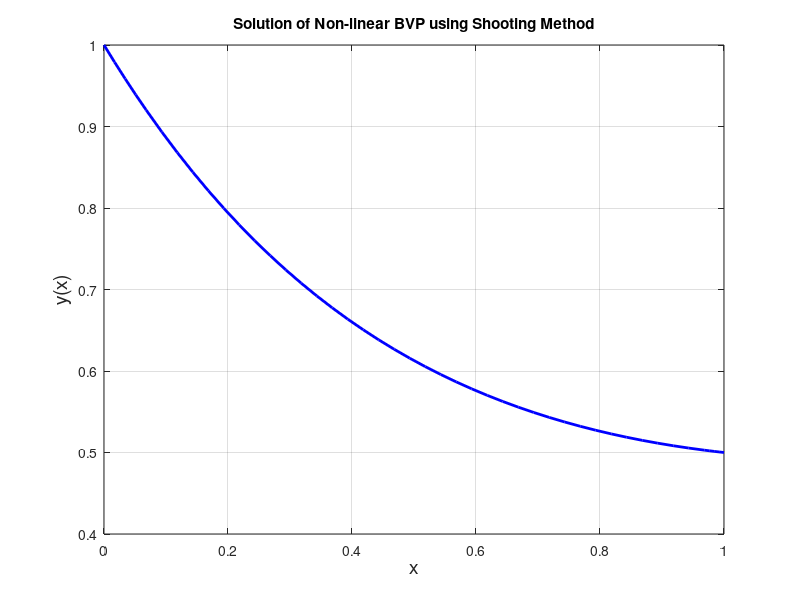

The MATLAB source for this figure:
function shooting_method_solver()
clc; clear; close all;

% Define boundary conditions and domain
x0 = 0; xf = 1;
y0 = 1; yf_target = 0.5;

% 4.3 Use fzero to find the correct initial slope za = y2(0)
% Initial guess for the slope is set to -1
za_guess = -1; 
za_correct = fzero(@(za) residual(za, x0, xf, y0, yf_target), za_guess);

% Integrate one final time using the correct initial slope
[x, y_sol] = ode45(@dydx, [x0 xf], [y0; za_correct]);

% 4.4 Plot the final solution of y vs x
plot(x, y_sol(:,1), 'b-', 'LineWidth', 2)
grid on
xlabel('x', 'fontsize', 14)
ylabel('y(x)', 'fontsize', 14)
title('Solution of Non-linear BVP using Shooting Method')

% Print the found initial slope to the command window
fprintf('Correct initial slope y''(0) = %.5f\n', za_correct);
end

% 4.2 Function defining the two first-order ODEs
function dy = dydx(x, y)
dy = zeros(2,1);
dy(1) = y(2);                  % dy1/dx = y2
dy(2) = -2*y(2) + x * y(1)^2;  % dy2/dx = -2*y2 + x*y1^2
end

% 4.3 Residual function tracking the boundary error at x = 1
% Returns 0 when the boundary target condition is perfectly met
function r = residual(za, x0, xf, y0, yf_target)
[~, y] = ode45(@dydx, [x0 xf], [y0; za]);
yf_calculated = y(end, 1);     % Calculated y1 value at x = 1
r = yf_calculated - yf_target; % Error difference
end
